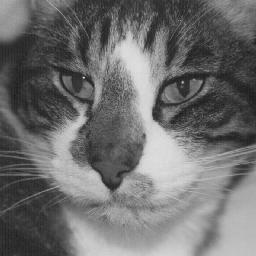
#> input picture Ex_Image_Processing/Ex1/dorian.jpg, 256 x 256 px
$ python ex_4_medie.py
#> lines starting #> are read from the running program, lines starting #| are printed output that depends on the picture
# -*- coding: utf-8 -*-
"""
Created on Tue Mar 28 15:44:43 2023

@author: nokia
"""

import numpy as np # importa Numpy
import matplotlib.pyplot as plt # importa Matplotlib
import skimage.io as io # importa il modulo Input/Output di SK-Image
import scipy.ndimage as ndi

plt.close('all')

def medie(x, K): # immagine e dimensione blocco
    """
    calcola l’immagine delle medie
    """

    M = x.shape[0]
    N = x.shape[1]
    MED = np.zeros((M-K+1,N-K+1))
    for i in range(M-K+1):
        for j in range(N-K+1):
            MED[i,j] = np.mean(x[i:i+K,j:j+K])
    return MED

def medie_2(x, K):
    """
    calcola l’immagine delle medie
    """
    MED = ndi.generic_filter(x, np.mean, (K,K), mode='constant')
    return MED

nomefile = "dorian.jpg"
x = io.imread(nomefile)
#> x is the input picture: shape (256, 256); min 21, max 228, mean 110.6
x = np.float32(x)


y_3 = medie_2(x, 3) # provare con 3,5,7,9
#> in medie_2, `MED = ndi.generic_filter(x, np.mean, (K,K), mode='constant')`:
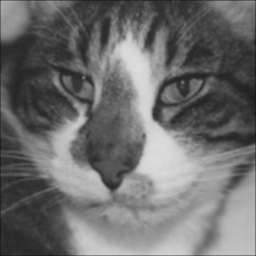
#> MED: shape (256, 256) float32; min 21, max 221, mean 110.1
y_5 = medie_2(x, 5)
y_7 = medie_2(x, 7)
#> call 3 of medie_2, with K = 7
#> in medie_2 (call 3), `MED = ndi.generic_filter(x, np.mean, (K,K), mode='constant')`:
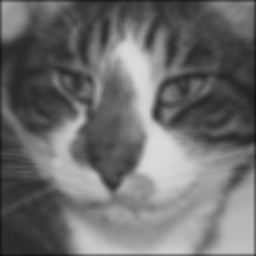
#> MED: shape (256, 256) float32; min 14.31, max 220.2, mean 109.2
y_9 = medie_2(x, 9)

plt.subplot(5,1,1)
plt.imshow(x, clim=(0,255), cmap='gray')
plt.title("Immagine normale")

plt.subplot(5,1,2)
plt.imshow(y_3, clim=(0,255), cmap='gray')
plt.title("k = 3")

plt.subplot(5,1,3)
plt.imshow(y_5, clim=(0, 255), cmap='gray')
plt.title("k = 5")

plt.subplot(5,1,4)
plt.imshow(y_7, clim=(0, 255), cmap='gray')
plt.title("k = 7")

plt.subplot(5,1,5)
plt.imshow(y_9, clim=(0, 255), cmap='gray')
plt.title("k = 9")

'''
plt.subplot(3,1,1)
plt.imshow(y1,clim=[0,255],cmap='gray')
plt.title('interpolazione nearest'); plt.subplot(3,1,2)
plt.imshow(y2,clim=[0,255],cmap='gray')
plt.title('interpolazione bilinear')
plt.subplot(3,1,3)
plt.imshow(y3,clim=[0,255],cmap='gray')
plt.title('interpolazione bicubic')
'''
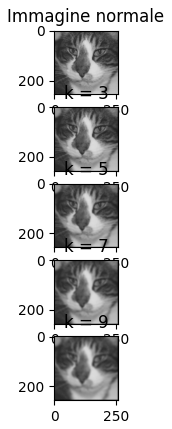
#> figure drawn by matplotlib, 5 panels
